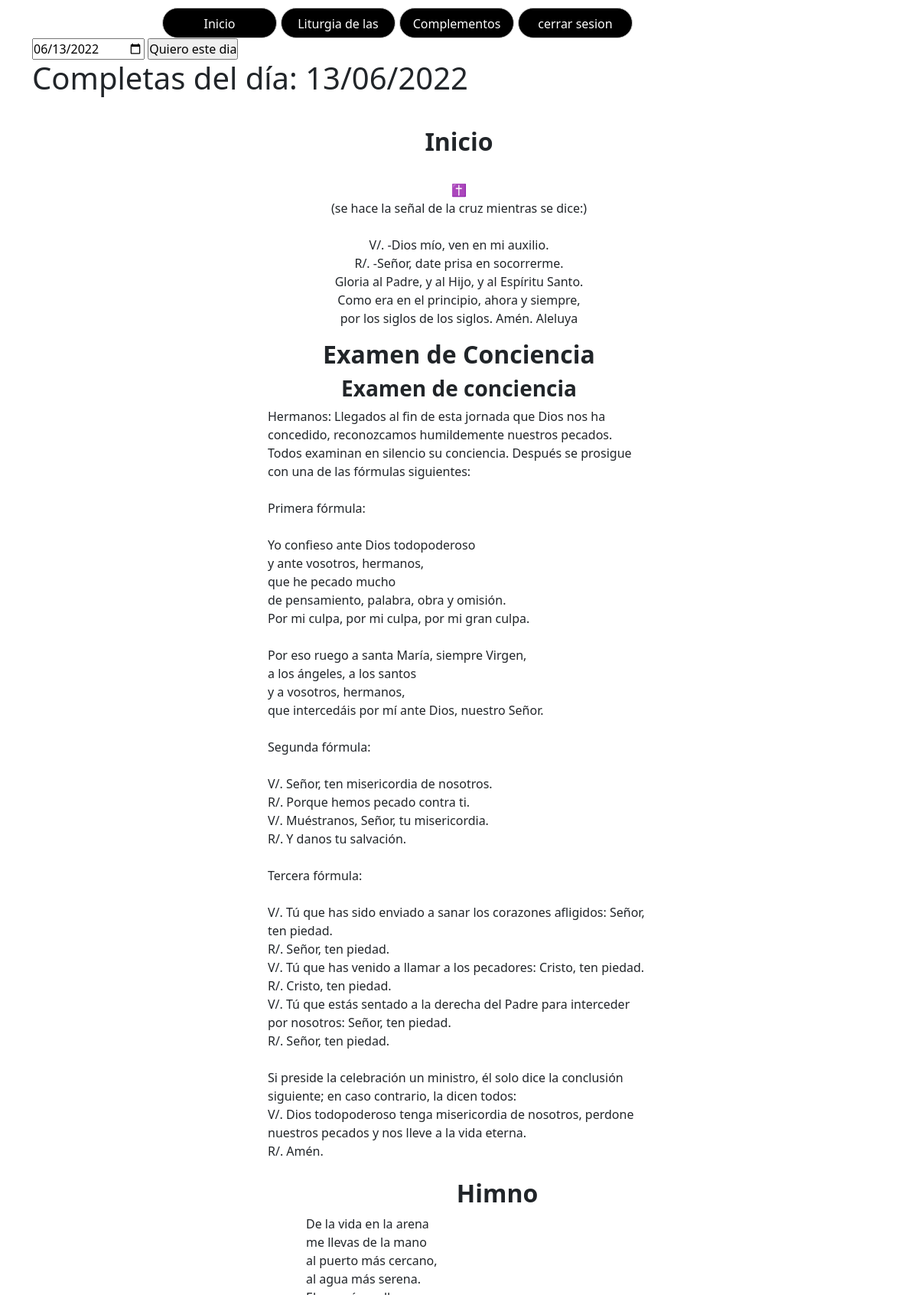
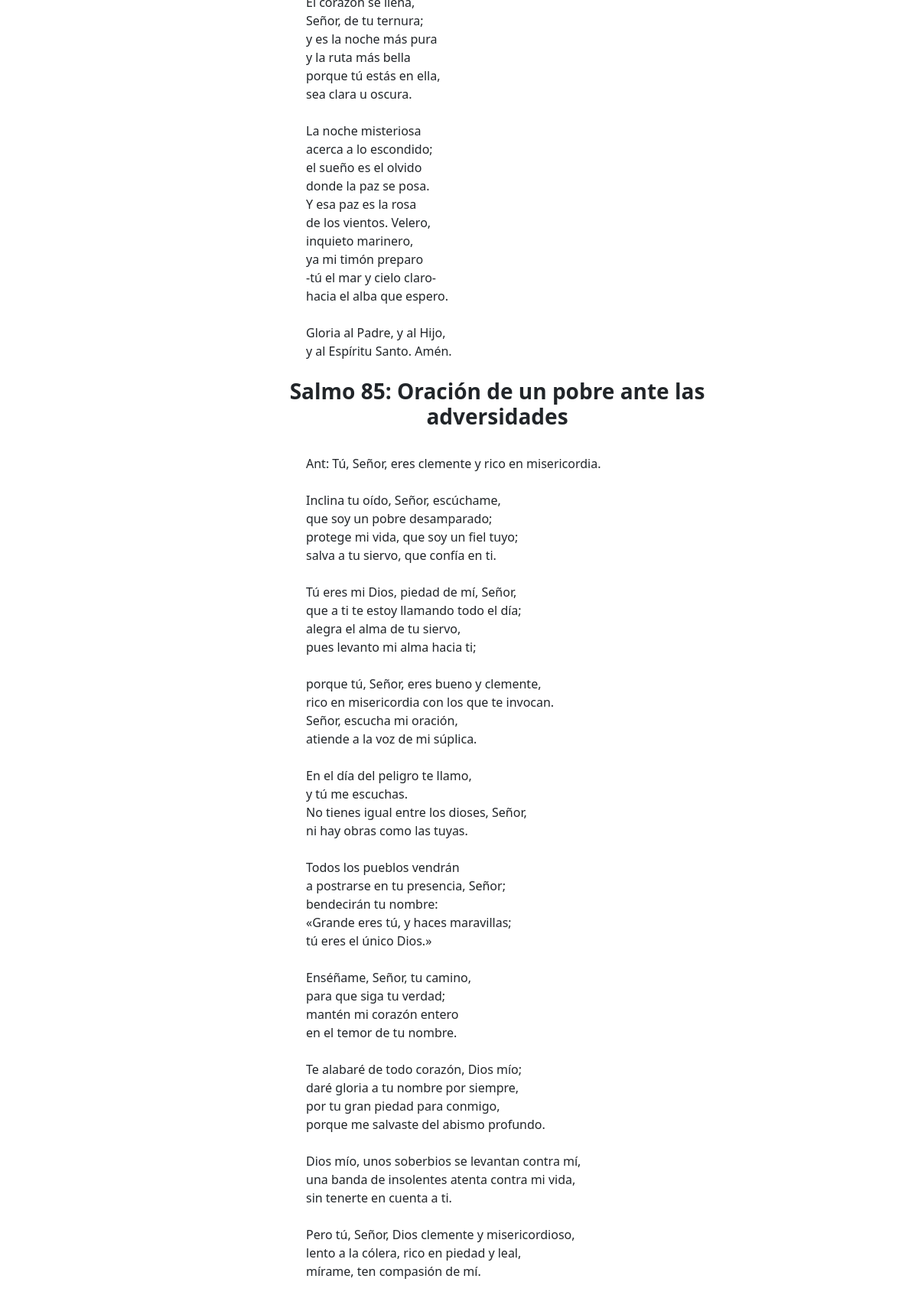
The app's page /Completas.php (signed in, upper part) with its own data (2 pictures, top to bottom).
### tables this page shows
CREATE TABLE `completas` (
  `id` int(3) NOT NULL,
  `fecha` varchar(12) NOT NULL,
  `dia` longtext DEFAULT NULL,
  `examen` longtext DEFAULT NULL,
  `himno` longtext DEFAULT NULL,
  `primer_salmo` longtext DEFAULT NULL,
  `lectura` longtext DEFAULT NULL,
  `cantico_evangelico` longtext DEFAULT NULL
);

### public_html/Completas.php (the view, shortened to what this page needs)
<?php
include "funciones.php";
if (!isset($_SESSION["Login"])) {
    header('Location: index.php');
} else {
    ?>
    <!doctype html>
    <html
        <head>
        <link href="https://cdn.jsdelivr.net/npm/bootstrap@5.2.0-beta1/dist/css/bootstrap.min.css" rel="stylesheet">
        <link href="estilos/oficio.css" rel="stylesheet" type="text/css">
        <link href="https://raw.githubusercontent.com/daneden/animate.css/master/animate.css" rel="stylesheet">
    </head>
    <body>
        <div class="container">
            <form method="post" action="Completas.php">
                <input type="date" value="<?php echo (new DateTime())->format('Y-m-d'); ?>" name="fecha" id="fecha">
                <input type="submit" name="submit" value="Quiero este dia"><br>
            </form>
            <?php
            if (empty($_SET)) {
                $separador = "\n";
                $post = (isset($_POST["fecha"]) && !empty($_POST["fecha"]));
                if ($post) {
                    $fecha1 = $_POST["fecha"];
                } else {
                    $fecha1 = (new DateTime())->format('Y-m-d');
                }
                $Nfecha = date("d/m/Y", strtotime($fecha1));
                echo"<h1>Completas del día: " . $Nfecha . "</h1> ";
                $sql = "select * from completas where fecha =\"$Nfecha\"";
                $result = mysqli_query($conexion, $sql);
                while ($mostrar = mysqli_fetch_array($result)) {
                    echo "<div class=\"padre\">";
                    ?>
                    <div class='hijo'>
                        <center>
                            <h2><b>Inicio</b></h2><br>
                            <p>
                                ✝<br>
                                (se hace la señal de la cruz mientras se dice:)<br>
                                <br>
                                V/. -Dios mío, ven en mi auxilio.<br>
                                R/. -Señor, date prisa en socorrerme.<br>
                                Gloria al Padre, y al Hijo, y al Espíritu Santo.<br>
                                Como era en el principio, ahora y siempre,<br>
                                por los siglos de los siglos. Amén. Aleluya<br>
                            </p>
                        </center>
                    </div>
                    <?php
                    echo "<div class=\"hijo\">";
                     echo '<center><h2><b>Examen de Conciencia</b></h2></center>';
                    echo "<div class=\"hijo2\">";
                    $frases1= explode($separador, $mostrar['examen']);
                    $tamaño1 = sizeof($frases1);
                    echo '<center>';
                    echo '<h3> <b> Examen de conciencia</b></h3>';
                    echo '</center>';
                    echo "<div class=\"hijo2\">";
                    for ($i = 0; $i < $tamaño1; $i++) {
                        echo $frases1[$i] . "<br>";
                    }
                    echo "<div class=\"hijo\">";
                    echo '<center><h2><b>Himno</b></h2></center>';
                    echo "<div class=\"hijo2\">";
                    $frases2 = explode($separador, $mostrar['himno']);
                    $tamaño2 = sizeof($frases2);
                    for ($i = 0; $i < $tamaño2; $i++) {
                        echo $frases2[$i] . "<br>";
                    }
                    echo '</div>';
                    echo '</div>';
                    echo "<div class=\"hijo\">";
                    $frases3 = explode($separador, $mostrar['primer_salmo']);
                    $tamaño3 = sizeof($frases3);
                    echo '<center>';
                    echo '<h3><b>' . $frases3[0] . '</b></h3>';
                    echo '</center>';
                    echo "<div class=\"hijo2\">";
                    for ($i = 1; $i < $tamaño3; $i++) {
                        echo $frases3[$i] . "<br>";
                    }
                    echo '</div>';
                    echo '<br>';
                    echo '</div>';
                    echo'<br>';
                    echo '</div>';
                    echo '</div>';
                }
            }
            ?>
    </html>
    <?php
}

### public_html/estilos/oficio.css (style rules this page uses)
body { margin: 0; padding: 0; height: 100vh; }
* { margin: 0; padding: 0; }
.padre { margin: 1rem; padding: 1rem; }
.hijo { width: 600px; margin: 0 auto; }
.hijo2 { width: 500px; margin: 0 auto; }

### records on screen
completas: i "Hermanos: Llegados al fin de esta jornada que Dios nos ha concedido, reconozcamos humildemente nuestros pecados.", i "Todos examinan en silencio su conciencia. Después se prosigue con una de las fórmulas siguientes:", i "Primera fórmula:", i "Yo confieso ante Dios todopoderoso", i "y ante vosotros, hermanos,", i "que he pecado mucho", i "de pensamiento, palabra, obra y omisión.", i "Por mi culpa, por mi culpa, por mi gran culpa.", i "Por eso ruego a santa María, siempre Virgen,", i "a los ángeles, a los santos", i "y a vosotros, hermanos,", i "que intercedáis por mí ante Dios, nuestro Señor.", i "Segunda fórmula:", i "V/. Señor, ten misericordia de nosotros.", i "R/. Porque hemos pecado contra ti.", i "V/. Muéstranos, Señor, tu misericordia.", i "R/. Y danos tu salvación.", i "Tercera fórmula:", i "V/. Tú que has sido enviado a sanar los corazones afligidos: Señor, ten piedad.", i "R/. Señor, ten piedad.", i "V/. Tú que has venido a llamar a los pecadores: Cristo, ten piedad.", i "R/. Cristo, ten piedad.", i "V/. Tú que estás sentado a la derecha del Padre para interceder por nosotros: Señor, ten piedad.", i "Si preside la celebración un ministro, él solo dice la conclusión siguiente; en caso contrario, la dicen todos:", i "V/. Dios todopoderoso tenga misericordia de nosotros, perdone nuestros pecados y nos lleve a la vida eterna.", i "R/. Amén.", himno "De la vida en la arena", himno "me llevas de la mano", himno "al puerto más cercano,", himno "al agua más serena.", himno "El corazón se llena,", himno "Señor, de tu ternura;", himno "y es la noche más pura", himno "y la ruta más bella", himno "porque tú estás en ella,", himno "sea clara u oscura.", himno "La noche misteriosa", himno "acerca a lo escondido;", himno "el sueño es el olvido", himno "donde la paz se posa.", himno "Y esa paz es la rosa", himno "de los vientos. Velero,", himno "inquieto marinero,", himno "ya mi timón preparo", himno "-tú el mar y cielo claro-", himno "hacia el alba que espero.", himno "Gloria al Padre, y al Hijo,", himno "y al Espíritu Santo. Amén.", frases3 "Salmo 85: Oración de un pobre ante las adversidades", i "Ant: Tú, Señor, eres clemente y rico en misericordia.", i "Inclina tu oído, Señor, escúchame,", i "que soy un pobre desamparado;", i "protege mi vida, que soy un fiel tuyo;", i "salva a tu siervo, que confía en ti.", i "Tú eres mi Dios, piedad de mí, Señor,", i "que a ti te estoy llamando todo el día;", i "alegra el alma de tu siervo,", i "pues levanto mi alma hacia ti;", i "porque tú, Señor, eres bueno y clemente,", i "rico en misericordia con los que te invocan.", i "Señor, escucha mi oración,", i "atiende a la voz de mi súplica.", i "En el día del peligro te llamo,", i "y tú me escuchas.", i "No tienes igual entre los dioses, Señor,", i "ni hay obras como las tuyas.", i "Todos los pueblos vendrán", i "a postrarse en tu presencia, Señor;", i "bendecirán tu nombre:", i "«Grande eres tú, y haces maravillas;", i "tú eres el único Dios.»", i "Enséñame, Señor, tu camino,", i "para que siga tu verdad;", i "mantén mi corazón entero", i "en el temor de tu nombre.", i "Te alabaré de todo corazón, Dios mío;", i "daré gloria a tu nombre por siempre,", i "por tu gran piedad para conmigo,", i "porque me salvaste del abismo profundo.", i "Dios mío, unos soberbios se levantan contra mí,", i "una banda de insolentes atenta contra mi vida,", i "sin tenerte en cuenta a ti.", i "Pero tú, Señor, Dios clemente y misericordioso,", i "lento a la cólera, rico en piedad y leal,", i "mírame, ten compasión de mí."

### other values on screen
$Nfecha "13/06/2022"
